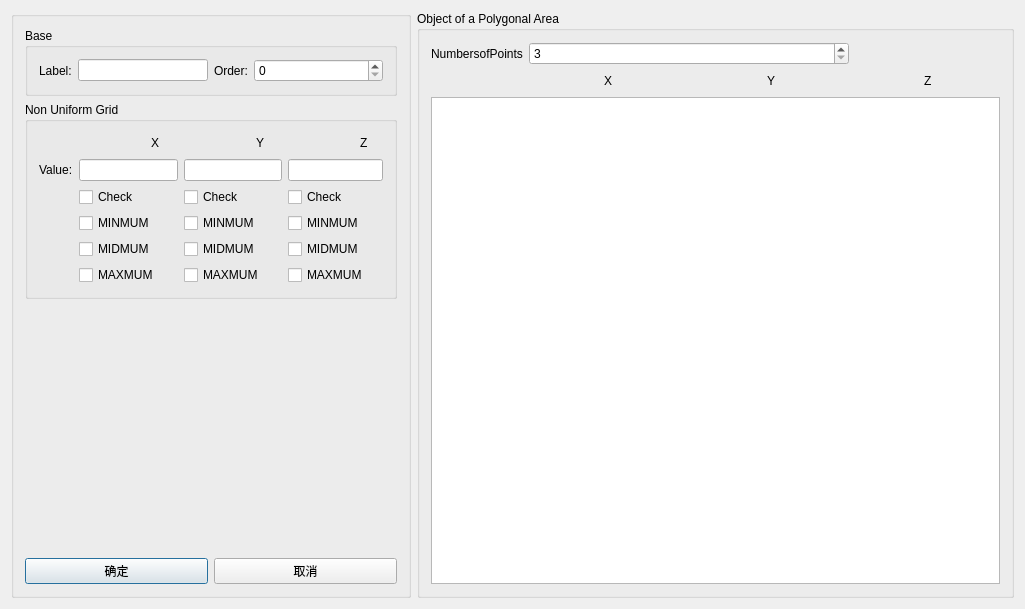
<?xml version="1.0" encoding="UTF-8"?>
<ui version="4.0">
 <class>Dialog</class>
 <widget class="QDialog" name="Dialog">
  <property name="geometry">
   <rect>
    <x>0</x>
    <y>0</y>
    <width>1025</width>
    <height>609</height>
   </rect>
  </property>
  <property name="windowTitle">
   <string>Dialog</string>
  </property>
  <layout class="QGridLayout" name="gridLayout_5">
   <item row="0" column="1">
    <widget class="QGroupBox" name="groupBox_5">
     <property name="sizePolicy">
      <sizepolicy hsizetype="Fixed" vsizetype="Fixed">
       <horstretch>0</horstretch>
       <verstretch>0</verstretch>
      </sizepolicy>
     </property>
     <property name="minimumSize">
      <size>
       <width>0</width>
       <height>285</height>
      </size>
     </property>
     <property name="maximumSize">
      <size>
       <width>9999</width>
       <height>9999</height>
      </size>
     </property>
     <property name="title">
      <string>Object of a Polygonal Area</string>
     </property>
     <layout class="QVBoxLayout" name="verticalLayout_4">
      <property name="sizeConstraint">
       <enum>QLayout::SetDefaultConstraint</enum>
      </property>
      <item>
       <layout class="QGridLayout" name="gridLayout_3" columnstretch="0,0,0,0,0,0,0,0,0,0">
        <property name="sizeConstraint">
         <enum>QLayout::SetFixedSize</enum>
        </property>
        <item row="1" column="8">
         <widget class="QLabel" name="label_z2">
          <property name="text">
           <string>Z</string>
          </property>
         </widget>
        </item>
        <item row="1" column="2">
         <widget class="QLabel" name="label_x2">
          <property name="text">
           <string>X</string>
          </property>
         </widget>
        </item>
        <item row="1" column="5">
         <widget class="QLabel" name="label_y2">
          <property name="text">
           <string>Y</string>
          </property>
         </widget>
        </item>
        <item row="1" column="6">
         <spacer name="horizontalSpacer_8">
          <property name="orientation">
           <enum>Qt::Horizontal</enum>
          </property>
          <property name="sizeHint" stdset="0">
           <size>
            <width>40</width>
            <height>20</height>
           </size>
          </property>
         </spacer>
        </item>
        <item row="1" column="7">
         <spacer name="horizontalSpacer_9">
          <property name="orientation">
           <enum>Qt::Horizontal</enum>
          </property>
          <property name="sizeHint" stdset="0">
           <size>
            <width>40</width>
            <height>20</height>
           </size>
          </property>
         </spacer>
        </item>
        <item row="1" column="4">
         <spacer name="horizontalSpacer_7">
          <property name="orientation">
           <enum>Qt::Horizontal</enum>
          </property>
          <property name="sizeHint" stdset="0">
           <size>
            <width>40</width>
            <height>20</height>
           </size>
          </property>
         </spacer>
        </item>
        <item row="1" column="9">
         <spacer name="horizontalSpacer_10">
          <property name="orientation">
           <enum>Qt::Horizontal</enum>
          </property>
          <property name="sizeHint" stdset="0">
           <size>
            <width>40</width>
            <height>20</height>
           </size>
          </property>
         </spacer>
        </item>
        <item row="1" column="3">
         <spacer name="horizontalSpacer_6">
          <property name="orientation">
           <enum>Qt::Horizontal</enum>
          </property>
          <property name="sizeHint" stdset="0">
           <size>
            <width>40</width>
            <height>20</height>
           </size>
          </property>
         </spacer>
        </item>
        <item row="1" column="1">
         <spacer name="horizontalSpacer_5">
          <property name="orientation">
           <enum>Qt::Horizontal</enum>
          </property>
          <property name="sizeHint" stdset="0">
           <size>
            <width>40</width>
            <height>20</height>
           </size>
          </property>
         </spacer>
        </item>
        <item row="0" column="0">
         <widget class="QLabel" name="label_11">
          <property name="text">
           <string>NumbersofPoints</string>
          </property>
         </widget>
        </item>
        <item row="0" column="1" colspan="6">
         <widget class="QSpinBox" name="spinBox_num">
          <property name="minimum">
           <number>3</number>
          </property>
          <property name="maximum">
           <number>200</number>
          </property>
         </widget>
        </item>
       </layout>
      </item>
      <item>
       <widget class="QListWidget" name="listWidget"/>
      </item>
     </layout>
    </widget>
   </item>
   <item row="0" column="0">
    <widget class="QGroupBox" name="groupBox_4">
     <property name="maximumSize">
      <size>
       <width>400</width>
       <height>16777215</height>
      </size>
     </property>
     <property name="title">
      <string/>
     </property>
     <layout class="QHBoxLayout" name="horizontalLayout_3">
      <item>
       <layout class="QGridLayout" name="gridLayout_2">
        <item row="1" column="0">
         <widget class="QGroupBox" name="groupBox_3">
          <property name="title">
           <string>Non Uniform Grid</string>
          </property>
          <layout class="QGridLayout" name="gridLayout">
           <item row="0" column="7">
            <layout class="QGridLayout" name="gridLayout_6">
             <item row="4" column="7" colspan="2">
              <widget class="QCheckBox" name="checkBox_midZ">
               <property name="text">
                <string>MIDMUM</string>
               </property>
              </widget>
             </item>
             <item row="2" column="7" colspan="2">
              <widget class="QCheckBox" name="checkBox_isMarkZ">
               <property name="text">
                <string>Check</string>
               </property>
              </widget>
             </item>
             <item row="0" column="5">
              <widget class="QLabel" name="label_y1">
               <property name="text">
                <string>Y</string>
               </property>
              </widget>
             </item>
             <item row="1" column="1" colspan="3">
              <widget class="QLineEdit" name="le_markx"/>
             </item>
             <item row="1" column="4" colspan="3">
              <widget class="QLineEdit" name="le_marky"/>
             </item>
             <item row="3" column="4" colspan="2">
              <widget class="QCheckBox" name="checkBox_minY">
               <property name="text">
                <string>MINMUM</string>
               </property>
              </widget>
             </item>
             <item row="1" column="7" colspan="3">
              <widget class="QLineEdit" name="le_markz"/>
             </item>
             <item row="0" column="4">
              <spacer name="horizontalSpacer_3">
               <property name="orientation">
                <enum>Qt::Horizontal</enum>
               </property>
               <property name="sizeHint" stdset="0">
                <size>
                 <width>40</width>
                 <height>20</height>
                </size>
               </property>
              </spacer>
             </item>
             <item row="4" column="1" colspan="2">
              <widget class="QCheckBox" name="checkBox_midX">
               <property name="text">
                <string>MIDMUM</string>
               </property>
              </widget>
             </item>
             <item row="3" column="1" colspan="2">
              <widget class="QCheckBox" name="checkBox_minX">
               <property name="text">
                <string>MINMUM</string>
               </property>
              </widget>
             </item>
             <item row="2" column="1" colspan="2">
              <widget class="QCheckBox" name="checkBox_isMarkX">
               <property name="text">
                <string>Check</string>
               </property>
              </widget>
             </item>
             <item row="0" column="8">
              <widget class="QLabel" name="label_z1">
               <property name="text">
                <string>Z</string>
               </property>
              </widget>
             </item>
             <item row="1" column="0">
              <widget class="QLabel" name="label_12">
               <property name="text">
                <string>Value:</string>
               </property>
              </widget>
             </item>
             <item row="3" column="7" colspan="2">
              <widget class="QCheckBox" name="checkBox_minZ">
               <property name="text">
                <string>MINMUM</string>
               </property>
              </widget>
             </item>
             <item row="4" column="4" colspan="2">
              <widget class="QCheckBox" name="checkBox_midY">
               <property name="text">
                <string>MIDMUM</string>
               </property>
              </widget>
             </item>
             <item row="2" column="4" colspan="2">
              <widget class="QCheckBox" name="checkBox_isMarkY">
               <property name="text">
                <string>Check</string>
               </property>
              </widget>
             </item>
             <item row="0" column="3">
              <spacer name="horizontalSpacer_2">
               <property name="orientation">
                <enum>Qt::Horizontal</enum>
               </property>
               <property name="sizeHint" stdset="0">
                <size>
                 <width>40</width>
                 <height>20</height>
                </size>
               </property>
              </spacer>
             </item>
             <item row="0" column="1">
              <spacer name="horizontalSpacer">
               <property name="orientation">
                <enum>Qt::Horizontal</enum>
               </property>
               <property name="sizeHint" stdset="0">
                <size>
                 <width>40</width>
                 <height>20</height>
                </size>
               </property>
              </spacer>
             </item>
             <item row="0" column="2">
              <widget class="QLabel" name="label_x1">
               <property name="text">
                <string>X</string>
               </property>
              </widget>
             </item>
             <item row="0" column="0">
              <widget class="QLabel" name="label_10">
               <property name="text">
                <string/>
               </property>
              </widget>
             </item>
             <item row="0" column="7">
              <spacer name="horizontalSpacer_11">
               <property name="orientation">
                <enum>Qt::Horizontal</enum>
               </property>
               <property name="sizeHint" stdset="0">
                <size>
                 <width>40</width>
                 <height>20</height>
                </size>
               </property>
              </spacer>
             </item>
             <item row="0" column="6">
              <spacer name="horizontalSpacer_4">
               <property name="orientation">
                <enum>Qt::Horizontal</enum>
               </property>
               <property name="sizeHint" stdset="0">
                <size>
                 <width>40</width>
                 <height>20</height>
                </size>
               </property>
              </spacer>
             </item>
             <item row="0" column="9">
              <spacer name="horizontalSpacer_12">
               <property name="orientation">
                <enum>Qt::Horizontal</enum>
               </property>
               <property name="sizeHint" stdset="0">
                <size>
                 <width>40</width>
                 <height>20</height>
                </size>
               </property>
              </spacer>
             </item>
             <item row="5" column="1" colspan="2">
              <widget class="QCheckBox" name="checkBox_maxX">
               <property name="text">
                <string>MAXMUM</string>
               </property>
              </widget>
             </item>
             <item row="5" column="4" colspan="2">
              <widget class="QCheckBox" name="checkBox_maxY">
               <property name="text">
                <string>MAXMUM</string>
               </property>
              </widget>
             </item>
             <item row="5" column="7" colspan="2">
              <widget class="QCheckBox" name="checkBox_maxZ">
               <property name="text">
                <string>MAXMUM</string>
               </property>
              </widget>
             </item>
            </layout>
           </item>
          </layout>
         </widget>
        </item>
        <item row="0" column="0">
         <widget class="QGroupBox" name="groupBox">
          <property name="title">
           <string>Base</string>
          </property>
          <layout class="QHBoxLayout" name="horizontalLayout">
           <item>
            <widget class="QLabel" name="label">
             <property name="text">
              <string>Label:</string>
             </property>
            </widget>
           </item>
           <item>
            <widget class="QLineEdit" name="le_name"/>
           </item>
           <item>
            <widget class="QLabel" name="label_2">
             <property name="text">
              <string>Order:</string>
             </property>
            </widget>
           </item>
           <item>
            <widget class="QSpinBox" name="spinBox_order">
             <property name="sizePolicy">
              <sizepolicy hsizetype="Expanding" vsizetype="Fixed">
               <horstretch>0</horstretch>
               <verstretch>0</verstretch>
              </sizepolicy>
             </property>
            </widget>
           </item>
          </layout>
         </widget>
        </item>
        <item row="3" column="0">
         <layout class="QHBoxLayout" name="horizontalLayout_2">
          <item>
           <widget class="QPushButton" name="pb_ok">
            <property name="text">
             <string>确定</string>
            </property>
           </widget>
          </item>
          <item>
           <widget class="QPushButton" name="pb_cancel">
            <property name="text">
             <string>取消</string>
            </property>
           </widget>
          </item>
         </layout>
        </item>
        <item row="2" column="0">
         <spacer name="verticalSpacer">
          <property name="orientation">
           <enum>Qt::Vertical</enum>
          </property>
          <property name="sizeHint" stdset="0">
           <size>
            <width>20</width>
            <height>40</height>
           </size>
          </property>
         </spacer>
        </item>
       </layout>
      </item>
     </layout>
    </widget>
   </item>
  </layout>
 </widget>
 <layoutdefault spacing="6" margin="11"/>
 <tabstops>
  <tabstop>pb_ok</tabstop>
  <tabstop>pb_cancel</tabstop>
  <tabstop>le_name</tabstop>
  <tabstop>spinBox_order</tabstop>
  <tabstop>le_markx</tabstop>
  <tabstop>checkBox_isMarkX</tabstop>
  <tabstop>checkBox_minX</tabstop>
  <tabstop>checkBox_midX</tabstop>
  <tabstop>checkBox_maxX</tabstop>
  <tabstop>le_marky</tabstop>
  <tabstop>checkBox_isMarkY</tabstop>
  <tabstop>checkBox_minY</tabstop>
  <tabstop>checkBox_midY</tabstop>
  <tabstop>checkBox_maxY</tabstop>
  <tabstop>le_markz</tabstop>
  <tabstop>checkBox_isMarkZ</tabstop>
  <tabstop>checkBox_minZ</tabstop>
  <tabstop>checkBox_midZ</tabstop>
  <tabstop>checkBox_maxZ</tabstop>
  <tabstop>spinBox_num</tabstop>
  <tabstop>listWidget</tabstop>
 </tabstops>
 <resources/>
 <connections/>
</ui>
